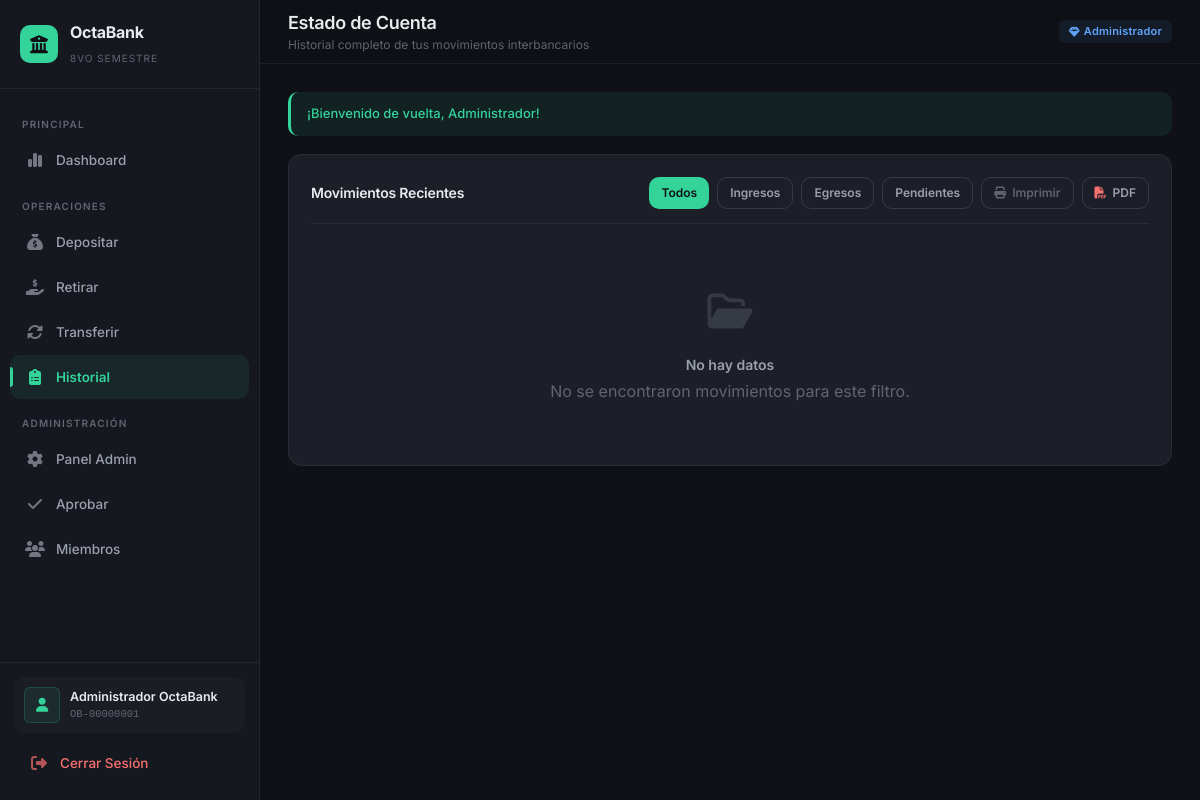
Page /transacciones/historial.php (signed in) on the committed database.
### tables this page shows
CREATE TABLE IF NOT EXISTS cuentas (
    id INT AUTO_INCREMENT PRIMARY KEY,
    usuario_id INT NOT NULL UNIQUE,
    numero_cuenta VARCHAR(20) NOT NULL UNIQUE,
    saldo DECIMAL(12,2) NOT NULL DEFAULT 0.00,
    saldo_retenido DECIMAL(12,2) NOT NULL DEFAULT 0.00,
    estado ENUM('activa', 'suspendida', 'cerrada') NOT NULL DEFAULT 'activa',
    fecha_apertura DATETIME NOT NULL DEFAULT CURRENT_TIMESTAMP,
    FOREIGN KEY (usuario_id) REFERENCES usuarios(id) ON DELETE CASCADE,
    INDEX idx_estado (estado)
);

CREATE TABLE IF NOT EXISTS usuarios (
    id INT AUTO_INCREMENT PRIMARY KEY,
    nombre VARCHAR(100) NOT NULL,
    apellido VARCHAR(100) NOT NULL,
    email VARCHAR(150) NOT NULL UNIQUE,
    password VARCHAR(255) NOT NULL,
    telefono VARCHAR(20) DEFAULT NULL,
    rol ENUM('admin', 'miembro') NOT NULL DEFAULT 'miembro',
    numero_cuenta VARCHAR(20) NOT NULL UNIQUE,
    avatar VARCHAR(10) DEFAULT NULL,
    activo TINYINT(1) NOT NULL DEFAULT 1,
    fecha_registro DATETIME NOT NULL DEFAULT CURRENT_TIMESTAMP,
    ultimo_acceso DATETIME DEFAULT NULL,
    INDEX idx_email (email),
    INDEX idx_numero_cuenta (numero_cuenta),
    INDEX idx_rol (rol)
);

### includes/functions.php (called while the page is built, shortened)
<?php
function sanitize($input) {
    return htmlspecialchars(trim($input), ENT_QUOTES, 'UTF-8');
}
function getFlashMessage() {
    if (isset($_SESSION['flash'])) {
        $flash = $_SESSION['flash'];
        return $flash;
    }
    return null;
}
function getCurrentUser() {
    $db = Database::getInstance()->getConnection();
    $stmt = $db->prepare("SELECT u.*, c.saldo, c.saldo_retenido, c.estado as estado_cuenta
                          FROM usuarios u
                          JOIN cuentas c ON u.id = c.usuario_id
                          WHERE u.id = ?");
    $stmt->execute([$_SESSION['user_id']]);
    return $stmt->fetch();
}
function isAdmin() {
    return isset($_SESSION['user_role']) && $_SESSION['user_role'] === 'admin';
}

### transacciones/historial.php (the view, shortened to what this page needs)
<?php
$pageTitle = 'Estado de Cuenta';
$pageSubtitle = 'Historial completo de tus movimientos interbancarios';
$currentPage = 'historial';
$user = getCurrentUser();
$db = Database::getInstance()->getConnection();
$stmt = $db->prepare("SELECT id FROM cuentas WHERE usuario_id = ?");
$stmt->execute([$user['id']]);
$cuenta_id = $stmt->fetchColumn();
$filtro = $_GET['tipo'] ?? 'todos';
$where = "WHERE (t.cuenta_origen_id = :cuenta_origen AND t.tipo != 'transferencia_recibida') OR (t.cuenta_destino_id = :cuenta_destino AND t.tipo != 'transferencia_envio')";
$sql = "
    SELECT t.*,
        CASE
            WHEN t.tipo = 'transferencia_envio' THEN (SELECT CONCAT(nombre, ' ', apellido) FROM usuarios u JOIN cuentas c ON c.usuario_id = u.id WHERE c.id = t.cuenta_destino_id)
            WHEN t.tipo = 'transferencia_recibida' THEN (SELECT CONCAT(nombre, ' ', apellido) FROM usuarios u JOIN cuentas c ON c.usuario_id = u.id WHERE c.id = t.cuenta_origen_id)
            ELSE '-'
        END as contraparte
    FROM transacciones t
    $where
    ORDER BY t.fecha_creacion DESC
    LIMIT 100
";
$stmt = $db->prepare($sql);
$stmt->bindValue(':cuenta_origen', $cuenta_id, PDO::PARAM_INT);
$stmt->bindValue(':cuenta_destino', $cuenta_id, PDO::PARAM_INT);
$stmt->execute();
$transacciones = $stmt->fetchAll();
require_once dirname(__DIR__) . '/includes/header.php';
?>
<div class="card fade-in">
    <div class="card-header" style="flex-wrap: wrap; gap: 16px;">
        <h3>Movimientos Recientes</h3>
        <div class="d-flex gap-1" style="flex-wrap: wrap;">
            <a href="?tipo=todos" class="btn btn-sm <?= $filtro === 'todos' ? 'btn-primary' : 'btn-outline' ?>">Todos</a>
            <a href="?tipo=ingresos" class="btn btn-sm <?= $filtro === 'ingresos' ? 'btn-success' : 'btn-outline' ?>">Ingresos</a>
            <a href="?tipo=egresos" class="btn btn-sm <?= $filtro === 'egresos' ? 'btn-danger' : 'btn-outline' ?>">Egresos</a>
            <a href="?tipo=pendientes" class="btn btn-sm <?= $filtro === 'pendientes' ? 'btn-outline' : 'btn-outline' ?>" <?= $filtro === 'pendientes' ? 'style="border-color:var(--color-warning);color:var(--color-warning);"' : '' ?>>Pendientes</a>
            <button onclick="window.print()" class="btn btn-sm btn-outline text-muted"><i class="fa-solid fa-print"></i> Imprimir</button>
            <button onclick="exportarHistorialPDF()" class="btn btn-sm btn-outline"><i class="fa-solid fa-file-pdf text-error"></i> PDF</button>
        </div>
    </div>
    <?php if (empty($transacciones)): ?>
        <div class="empty-state">
            <div class="empty-icon"><i class="fa-regular fa-folder-open"></i></div>
            <h4>No hay datos</h4>
            <p>No se encontraron movimientos para este filtro.</p>
        </div>
    <?php endif; ?>
</div>
<?php require_once dirname(__DIR__) . '/includes/footer.php'; ?>

### includes/header.php (shortened to what this page needs)
<?php
$user = getCurrentUser();
?>
<!DOCTYPE html>
<html lang="es">
<head>
    <link rel="stylesheet" href="<?= BASE_URL ?>/assets/css/styles.css">
    <link rel="stylesheet" href="https://cdnjs.cloudflare.com/ajax/libs/font-awesome/6.4.0/css/all.min.css">
</head>
<body>
    <div class="app-layout">
        <aside class="sidebar" id="sidebar">
            <div class="sidebar-brand">
                <div class="brand-icon"><i class="fa-solid fa-building-columns"></i></div>
                <div class="brand-text">
                    <h2>OctaBank</h2>
                    <span>8vo Semestre</span>
                </div>
            </div>
            <nav class="sidebar-nav">
                <div class="nav-section-title">Principal</div>
                <a href="<?= BASE_URL ?>/dashboard/" class="nav-link <?= ($currentPage ?? '') === 'dashboard' ? 'active' : '' ?>">
                    <span class="nav-icon"><i class="fa-solid fa-chart-simple"></i></span>
                    Dashboard
                </a>
                <div class="nav-section-title">Operaciones</div>
                <a href="<?= BASE_URL ?>/transacciones/depositar.php" class="nav-link <?= ($currentPage ?? '') === 'depositar' ? 'active' : '' ?>">
                    <span class="nav-icon"><i class="fa-solid fa-sack-dollar"></i></span>
                    Depositar
                </a>
                <a href="<?= BASE_URL ?>/transacciones/retirar.php" class="nav-link <?= ($currentPage ?? '') === 'retirar' ? 'active' : '' ?>">
                    <span class="nav-icon"><i class="fa-solid fa-hand-holding-dollar"></i></span>
                    Retirar
                </a>
                <a href="<?= BASE_URL ?>/transacciones/transferir.php" class="nav-link <?= ($currentPage ?? '') === 'transferir' ? 'active' : '' ?>">
                    <span class="nav-icon"><i class="fa-solid fa-rotate"></i></span>
                    Transferir
                </a>
                <a href="<?= BASE_URL ?>/transacciones/historial.php" class="nav-link <?= ($currentPage ?? '') === 'historial' ? 'active' : '' ?>">
                    <span class="nav-icon"><i class="fa-solid fa-clipboard-list"></i></span>
                    Historial
                </a>
                <?php if (isAdmin()): ?>
                <div class="nav-section-title">Administración</div>
                <a href="<?= BASE_URL ?>/admin/" class="nav-link <?= ($currentPage ?? '') === 'admin_dashboard' ? 'active' : '' ?>">
                    <span class="nav-icon"><i class="fa-solid fa-gear"></i></span>
                    Panel Admin
                </a>
                <a href="<?= BASE_URL ?>/admin/aprobar_transacciones.php" class="nav-link <?= ($currentPage ?? '') === 'aprobar' ? 'active' : '' ?>">
                    <span class="nav-icon"><i class="fa-solid fa-check"></i></span>
                    Aprobar
                </a>
                <a href="<?= BASE_URL ?>/admin/miembros.php" class="nav-link <?= ($currentPage ?? '') === 'miembros' ? 'active' : '' ?>">
                    <span class="nav-icon"><i class="fa-solid fa-users"></i></span>
                    Miembros
                </a>
                <?php endif; ?>
            </nav>
            <div class="sidebar-footer">
                <div class="sidebar-user">
                    <div class="user-avatar"><i class="fa-solid fa-user"></i></div>
                    <div class="user-info">
                        <div class="name"><?= sanitize($user['nombre'] ?? '') ?> <?= sanitize($user['apellido'] ?? '') ?></div>
                        <div class="account"><?= sanitize($user['numero_cuenta'] ?? '') ?></div>
                    </div>
                </div>
                <a href="<?= BASE_URL ?>/auth/logout.php" class="nav-link mt-1" style="color: var(--color-error);">
                    <span class="nav-icon"><i class="fa-solid fa-right-from-bracket"></i></span>
                    Cerrar Sesión
                </a>
            </div>
        </aside>
        <main class="main-content">
            <header class="top-header">
                <div style="display:flex;align-items:center;gap:16px;">
                    <div class="page-title">
                        <h1><?= sanitize($pageTitle ?? 'Dashboard') ?></h1>
                        <p><?= sanitize($pageSubtitle ?? '') ?></p>
                    </div>
                </div>
                <div class="header-actions">
                    <span class="badge badge-info" style="font-size:11px;">
                        <i class="fa-solid fa-gem"></i> <?= isAdmin() ? 'Administrador' : 'Miembro' ?>
                    </span>
                </div>
            </header>
            <div class="page-container fade-in">
                <?php
                $flash = getFlashMessage();
                if ($flash):
                ?>
                <div class="alert alert-<?= $flash['type'] ?>" data-auto-dismiss="5000">
                    <?php
                    $icons = ['success' => '<i class="fa-solid fa-check"></i>', 'error' => '<i class="fa-solid fa-xmark"></i>', 'warning' => '<i class="fa-solid fa-triangle-exclamation"></i>', 'info' => '<i class="fa-solid fa-circle-info"></i>'];
                    echo ($icons[$flash['type']] ?? '') . ' ' . sanitize($flash['message']);
                    ?>
                </div>
                <?php endif; ?>

### rows in the picture
cuentas: usuario.nombre "Administrador", usuario.apellido "OctaBank", usuario.numero_cuenta "OB-00000001"

### other values in the picture
$pageTitle "Estado de Cuenta"
$pageSubtitle "Historial completo de tus movimientos interbancarios"
$flash['message'] "¡Bienvenido de vuelta, Administrador!"
